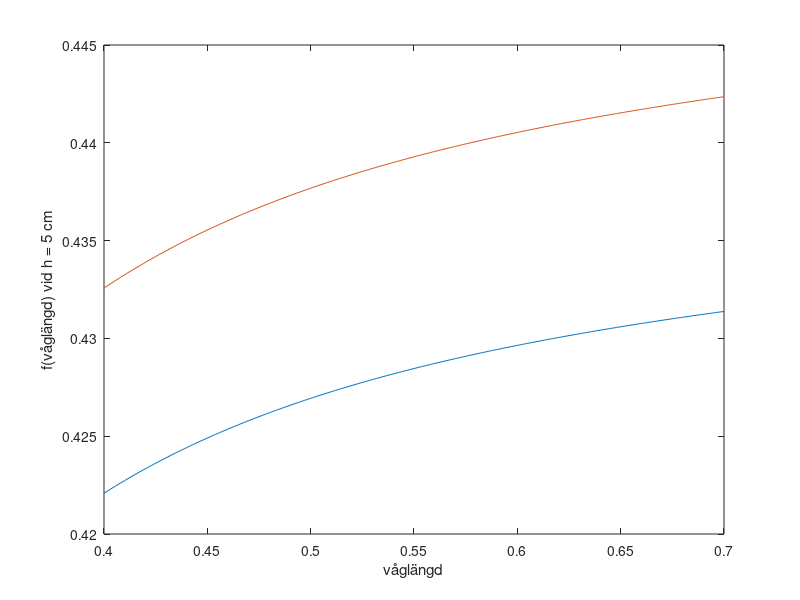

Reproduce this figure in MATLAB.
function chromaticDistortion()
	R = 0.15
	n1 = 1
	A = 0.4:0.001:0.7;
	a1 = 2.271176;
	a2 = -9.700709 * 10^-3;
	a3 = 0.0110971;
	a4 = 4.622809*10^-5;
	a5 = 1.616105*10^-5;
	a6 = -8.285043*10^-7;
	A2 = A.^2
	A4 = A.^4
	A6 = A.^6
	A8 = A.^8
	n2 = sqrt(a1 + a2 .* A2 + a3./A2 + a4./A4 + a5./A6 + a6./A8)
	h = 0.05;
	T = asin(h./R); %infallsvinkel
	L = asin(sin(T) ./ n2) % utfallsvinkel
	focal = pi - (pi - T) - L;
	diff = R * sin(L)./ sin(focal) + R;
	a = n2 * R ./ (n2-n1)
	figure
	plot(A, diff, A, a)
	ylabel('f(våglängd) vid h = 5 cm')
	xlabel('våglängd')
end
